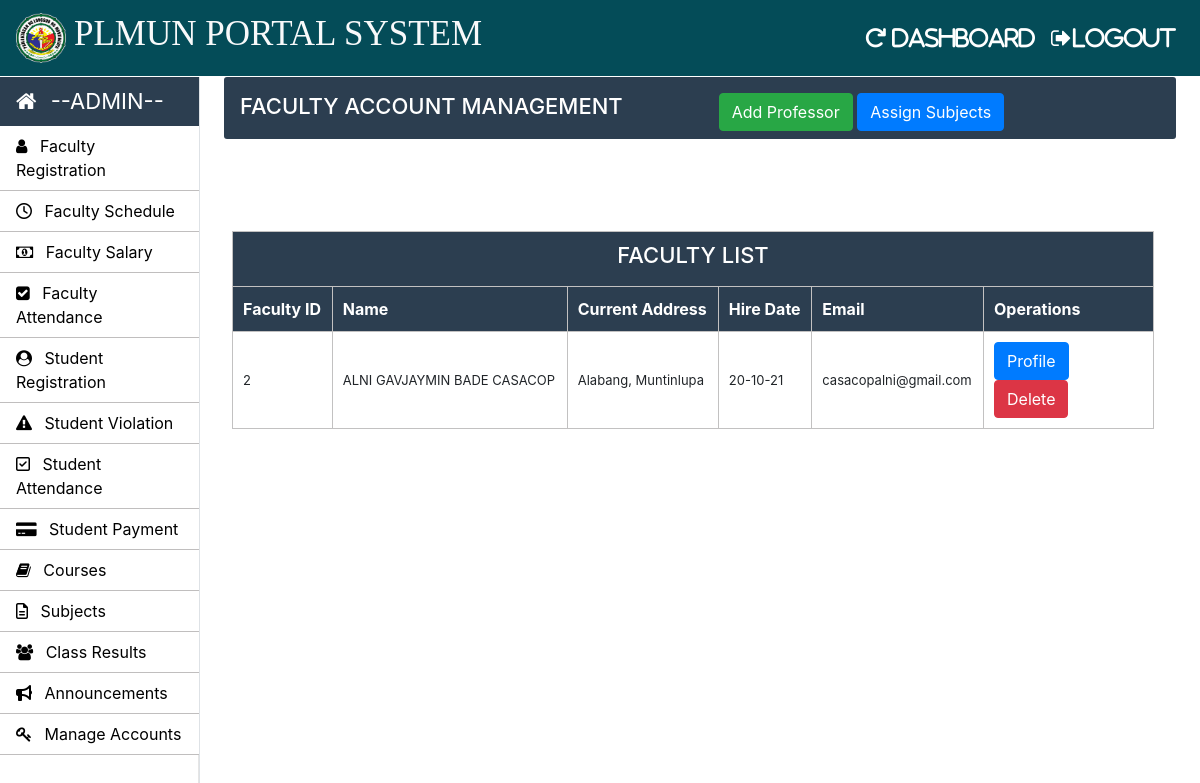
Screenshot of /Admin/teacher.php (signed in) with the database file from the repository.
### tables this page shows
CREATE TABLE `teacher_info` (
  `teacher_id` int(11) NOT NULL,
  `first_name` varchar(30) NOT NULL,
  `middle_name` varchar(30) NOT NULL,
  `last_name` varchar(30) NOT NULL,
  `father_name` varchar(50) NOT NULL,
  `email` varchar(200) NOT NULL,
  `phone_no` varchar(11) NOT NULL,
  `profile_image` blob NOT NULL,
  `teacher_status` varchar(10) NOT NULL,
  `application_status` varchar(10) NOT NULL,
  `dob` varchar(15) NOT NULL,
  `gender` varchar(10) NOT NULL,
  `permanent_address` varchar(100) NOT NULL,
  `current_address` varchar(100) NOT NULL,
  `place_of_birth` varchar(50) NOT NULL,
  `last_qualification` varchar(20) NOT NULL,
  `state` varchar(20) NOT NULL,
  `hire_date` varchar(10) NOT NULL
);

### Admin/teacher.php (the view, shortened to what this page needs)
<?php
		require_once "../connection/connection.php";
	?>
<!doctype html>
<html lang="en">
	<head>
	</head>
	<body>
		<?php include('../common/admin-header.php') ?>
		<?php include('../common/admin-sidebar.php') ?>
		<main role="main" class="col-xl-10 col-lg-9 col-md-8 ml-sm-auto px-md-4 mb-2 w-100">
			<div class="sub-main">
				<div class="text-center d-flex flex-wrap flex-md-nowrap pt-3 pb-2 mb-3 text-white admin-dashboard pl-3">
					<div class="d-flex">
						<h4 class="mr-5">FACULTY ACCOUNT MANAGEMENT </h4>
						<button type="button" class="btn btn-success ml-5" data-toggle="modal" data-target=".bd-example-modal-lg">Add Professor</button>
						<button type="button" class="btn btn-primary" data-toggle="modal" data-target=".bd-example-modal-lg1">Assign Subjects</button>
					</div>
				</div>
				<div class="row w-100">
					</div>
				</div>
				<div class="row w-100">
					<div class="col-md-12 ml-2">
						<section class="mt-3">
							<div class="row">
								<div class="col-md-3 offset-9 pt-5 mb-2">
								</div>
							</div>
							<table class="w-100 table-elements mb-5 table-three-tr" cellpadding="10">
							<tr class="table-tr-head table-three text-white">
											<td colspan="8" class="text-center text-white"><h4>FACULTY LIST</h4></td>
										</tr>
								<tr class="table-tr-head table-three text-white">
									<th>Faculty ID</th>
									<th>Name</th>
									<th>Current Address</th>
									<th>Hire Date</th>
									<th>Email</th>
									<th>Operations</th>
								</tr>
								<?php
								$query="select teacher_id,first_name,middle_name,last_name,current_address,hire_date,email from teacher_info";
								$run=mysqli_query($con,$query);
								while($row=mysqli_fetch_array($run)) {
									echo "<tr>";
									echo "<td>".$row["teacher_id"]."</td>";
									echo "<td>".$row["first_name"]." ".$row["middle_name"]." ".$row["last_name"]."</td>";
									echo "<td>".$row["current_address"]."</td>";
									echo "<td>".$row["hire_date"]."</td>";
									echo "<td>".$row["email"]."</td>";
									echo	"<td width='170'><a class='btn btn-primary' href=../Admin/display-teacher.php?teacher_id=".$row['teacher_id'].">Profile</a> <a class='btn btn-danger' href=delete-function.php?email=".$row['email'].">Delete</a></td>";
									echo "</tr>";
								}
								?>
							</table>
						</section>
					</div>
				</div>
		</main>
	</body>
</html>

### Css/style.css (style rules this page uses)
h4 { font-size: 22px; }
.admin-dashboard { margin-top: 1px !important; background: #2c3e50 !important; border-radius: 3px; }
.table-elements tr, td, th { font-size: 13px; border: 1px solid rgb(194, 193, 193); padding-left: 10px !important; }
.table-three { background: #2c3e50 !important; }
.table-tr-head { height: 45px !important; padding: 10px !important; margin-top: 5px !important; }
.table-font-for-transcript td, th { font-size: 16px !important; }

### rows the page displays
teacher_info: teacher_id "2", first_name "ALNI GAVJAYMIN", middle_name "BADE", last_name "CASACOP", current_address "Alabang, Muntinlupa", hire_date "20-10-21", email "casacopalni@gmail.com"
